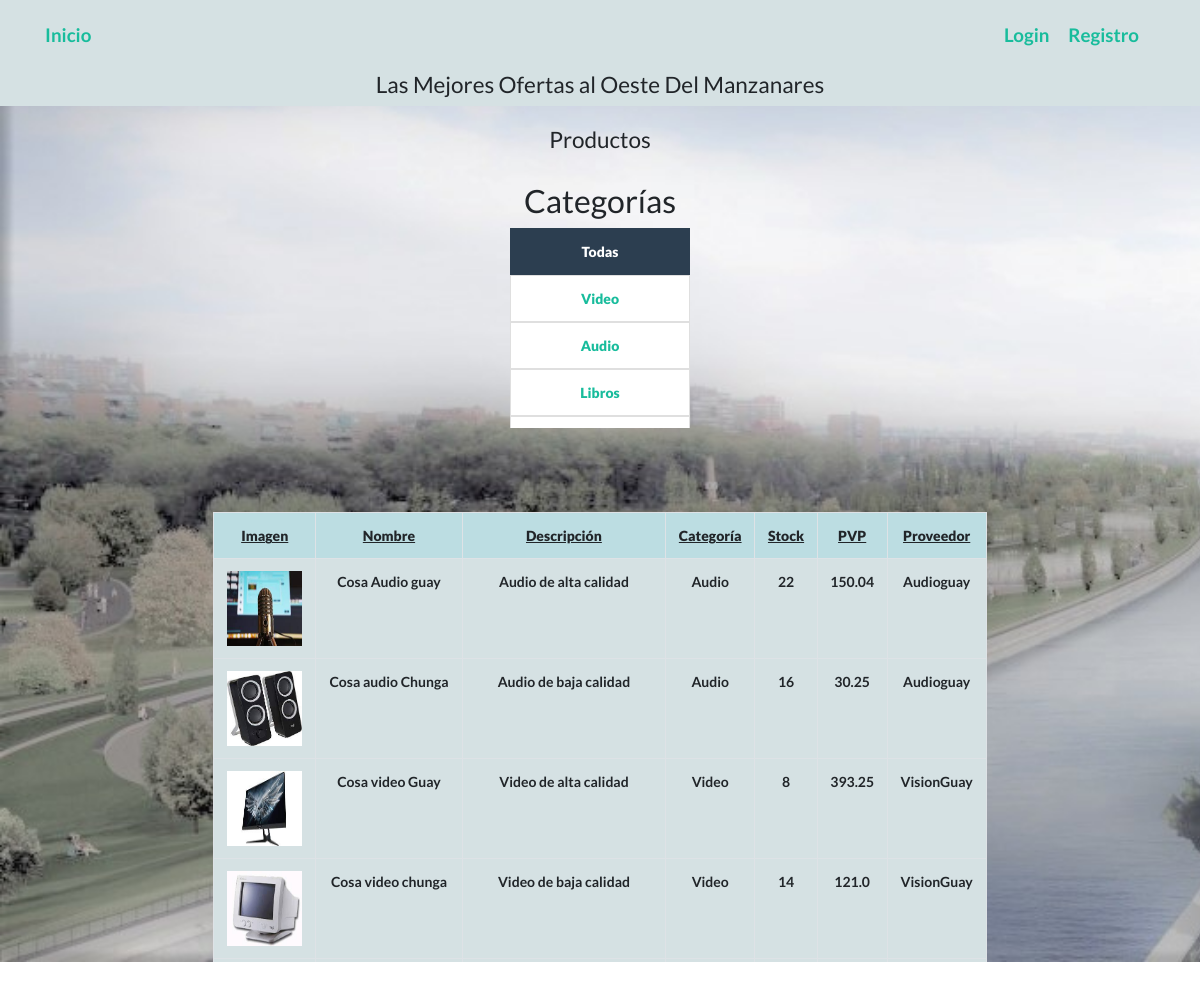
/index, run on the app's committed database.
### main/models.py (models this page shows, shortened)
class Categorias(db.Base):
    __tablename__ = 'categorias'
    id = Column(Integer, primary_key=True)
    nombre = Column(String(100))
    articulos = relationship("Inventario", cascade="all, delete-orphan",
                             backref="Categorias", lazy='dynamic')

class Inventario(db.Base):
    __tablename__ = "inventario"
    id = Column(Integer, primary_key=True)
    nombre = Column(String(100), nullable=False)
    precio = Column(Float, default=0)
    iva = Column(Integer, default=21)
    descripcion = Column(String(255))
    image = Column(String(255))
    stock = Column(Integer, default=0)
    capacidad_stock = Column(Integer, default=0)
    ubicacion = Column(String, default=0)
    Proveedorid = Column(Integer, ForeignKey('proveedores.id'), nullable=False)
    CategoriaId = Column(Integer, ForeignKey('categorias.id'), nullable=False)
    activo = Column(Boolean, default=True)
    categoria = relationship("Categorias", backref="Articulos")
    proveedor = relationship("Proveedores", backref="Proveedor")
    def precio_final(self):
        return round(self.precio + (self.precio * self.iva / 100), 2)

class Proveedores(db.Base):
    __tablename__ = "proveedores"
    id = Column(Integer, primary_key=True)
    nombre = Column(String(100), nullable=False)
    cif = Column(String, nullable=False)
    descuento = Column(Float, default=0)
    direccion = Column(String(255))
    telefono = Column(String(15))
    activo = Column(Boolean, default=True)
    proveedor = relationship("Inventario", cascade="all, delete-orphan",
                             backref="Proveedores", lazy='dynamic')
    proveedorUsu = relationship("Usuarios", cascade="all, delete-orphan",
                                backref="Proveedores", lazy='dynamic')

### main/main.py (the view)
@app.route("/index")
@app.route("/categorias/<id>")
def home(id="1"):
    categoria = db.session.query(Categorias).get(id)
    if id == "1":
        todos_los_articulos = db.session.query(Inventario).filter_by(activo=True).all()
    else:
        todos_los_articulos = db.session.query(Inventario).filter_by(CategoriaId=id, activo=True)
    categorias = db.session.query(Categorias).all()
    alarmas_stock = []
    stock = db.session.query(Inventario).all()
    for alrm in stock:
        if alrm.stock < 20:
            alarmas_stock.append(alrm.id)
    numero_alarmas = len(alarmas_stock)
    return render_template("index.html", todos_los_articulos=todos_los_articulos,
                           categorias=categorias, categoria=categoria, alarmas_stock=alarmas_stock,
                           numero_alarmas=numero_alarmas)

### main/main.py (called while the page is built)
@app.context_processor
def contar_carrito():
    if not current_user.is_authenticated:
        return {'num_articulos': 0}
    if request.cookies.get(str(current_user.id)) is None:
        return {'num_articulos': 0}
    else:
        datos = json.loads(request.cookies.get(str(current_user.id)))
        return {'num_articulos': len(datos)}

### templates/index.html (shortened to what this page needs)
{% extends "base.html" %}
{% block content %}
<div class="col-md-10 mx-auto my-auto">
    <br>
    <h4>Productos</h4>
    <div class="row contenedor row align-items-start">
        <div><br/>
            <h3>Categorías</h3>
            <div class="list-group">
                <div id="cate_ppal">
                {% for cat in categorias %}
                {% if categoria.nombre==cat.nombre%}
                <b><a class="list-group-item active" href="/categorias/{{cat.id}}">{{cat.nombre}}</a></b>
                {% else%}
                <b><a class="list-group-item" href="/categorias/{{cat.id}}">{{cat.nombre}}</a></b>
                {% endif%}
                {% endfor %}
                </div>
            </div>
            <br/>
            <br/>
            <br/>
        </div>
        <div class="col-md-10 justify-content-center"><br/>
            <div class="panel panel-default col-auto" id="div1">
                <table class="table table-bordered tablas" bgcolor="#D5E1E3 ">
                    <tr>
                        <td class="header"><b><u>Imagen</u></b></td>
                        <td class="header"><b><u>Nombre</u></b></td>
                        <td class="header"><b><u>Descripción</u></b></td>
                        <td class="header"><b><u>Categoría</u></b></td>
                        <td class="header"><b><u>Stock</u></b></td>
                        <td class="header"><b><u>PVP</u></b></td>
                        <td class="header"><b><u>Proveedor</u></b></td>
                    </tr>
                    <tr>
                        {% for art in todos_los_articulos %}
                        {% if art.image %}
                        <td><img src="{{url_for('static',filename='upload/')}}{{art.image}}"
                                 width="75" height="75"/>
                            {% else %}
                        <td><img src="{{url_for('static',filename='upload/not-found.png')}}"
                                 width="75" height="75"/>
                            {% endif %}
                        <td>{{art.nombre}}</td>
                        <td>{{art.descripcion}}</td>
                        <td>{{art.categoria.nombre}}</td>
                        <td>{{art.stock}}</td>
                        <td>{{art.precio_final()}}</td>
                        <td>{{art.proveedor.nombre}}</td>
                    </tr>
                    {% endfor %}
                </table>
            </div>
        </div>
    </div>
</div>
{% endblock %}

### templates/base.html (shortened to what this page needs)
<!DOCTYPE html>
<html lang="es" xmlns="http://www.w3.org/1999/html">
<head>
    <link rel="stylesheet" href="https://cdn.jsdelivr.net/npm/bootswatch@4.5.2/dist/flatly/bootstrap.min.css"
>
    <link rel="stylesheet" href="{{ url_for('static', filename='main.css')}}">
</head>
<header>
    <nav class="navbar navbar-inverse navbar-fixed-top">
        <div class="container">
            <div class="navbar-header">
                <a class="navbar-brand" href="/index">Inicio</a>
            </div>
            <div>
                {% if current_user.is_authenticated %}
                {% if not current_user.is_admin()%}
                {% if not current_user.is_proveedor()%}
                <a class="navbar-brand " href="/historial"> Historial</a>
                {%endif%}
                {%endif%}
                <a class="navbar-brand " href="/perfil/{{ current_user.username}}"> Perfil</a>
                {% if not current_user.is_admin()%}
                {% if not current_user.is_proveedor()%}
                <a class="navbar-brand " href="/carrito"> Carrito <span class="badge">{{num_articulos}} </span></a>
                {%endif%}
                {%endif%}
                <a class="navbar-brand " href="/logout">{{current_user.nombre}}(Salir)</a>
                {% else %}
                <a class="navbar-brand" href="/login">Login</a>
                <a class="navbar-brand" href="/registro">Registro</a>
                {% endif %}
            </div>
        </div>
    </nav>
    <div class="container">
        <h4>Las Mejores Ofertas al Oeste Del Manzanares</h4>
    </div>
</header>
<body>
<br>
<br>
<br>
<br>
<br>
{% block content %}{% endblock %}
</body>
</html>

### static/main.css (style rules this page uses)
body { margin-left: auto; margin-right: auto; margin-top: auto; margin-bottom: auto; text-align:center; background-image:url('fotos-playa-madrid-rio-001.jpg'); background-repeat: no-repeat; background-size: cover; font-weight: bold; font-size: 14px; }
#cate_ppal { overflow:auto; height:200px; width:180px; }
#div1 { overflow:auto; height:450px; width:1000px; }
table { vertical-align:middle }
table td { vertical-align:middle; text-align:centre; }
header { text:black }
.contenedor { display:flex; justify-content: center; align-items: center; }
header { position: fixed; width: 100%; z-index: 1000; background:#D5E1E3; font-weight: bold }
.header { position: sticky; top: 0; z-index: 10; background-color: #BCDDE2; }

### data on the page
Categorias: nombre "Todas"
Categorias: nombre "Video"
Categorias: nombre "Audio"
Categorias: nombre "Libros"
Inventario: image (picture), nombre "Cosa Audio guay", descripcion "Audio de alta calidad", categoria.nombre "Audio", stock "22", precio_final "150.04", proveedor.nombre "Audioguay"
Inventario: image (picture), nombre "Cosa audio Chunga", descripcion "Audio de baja calidad", categoria.nombre "Audio", stock "16", precio_final "30.25", proveedor.nombre "Audioguay"
Inventario: image (picture), nombre "Cosa video Guay", descripcion "Video de alta calidad", categoria.nombre "Video", stock "8", precio_final "393.25", proveedor.nombre "VisionGuay"
Inventario: image (picture), nombre "Cosa video chunga", descripcion "Video de baja calidad", categoria.nombre "Video", stock "14", precio_final "121.0", proveedor.nombre "VisionGuay"
